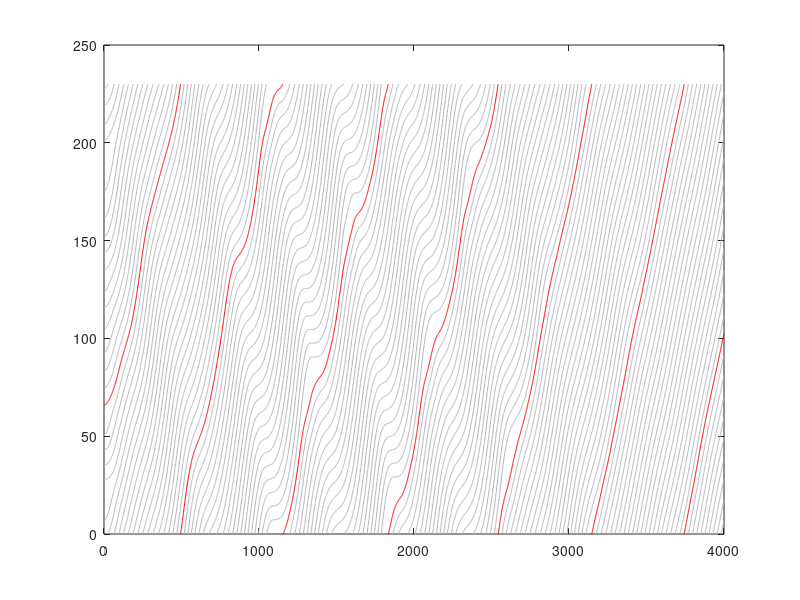
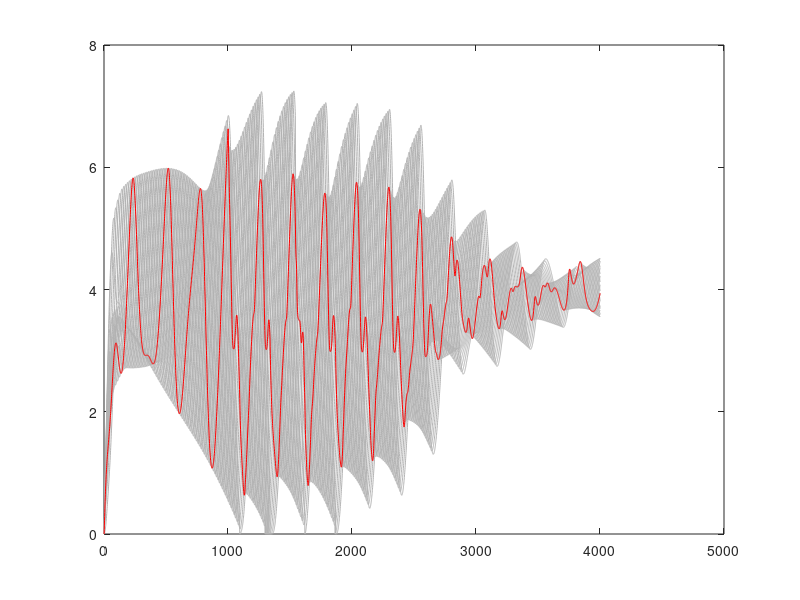

These charts were generated, in order, by the following MATLAB code:
load('saveddata_230_single_lane_new_congestion_mal.mat')
%%
pos_total=pos_total(2:4001,:);
veh_total=speed_total(2:4001,:);
pos_total=pos_total';
veh_total=veh_total';
x_plot_1=[];
pos_plot_1=[];
v_plot_1=[];
for i=1:21
    t=1;
    start_x=0;
    start_pos=pos_total(i,1);
    start_v=veh_total(i,1);
    m=1;
    t_total=t;
    for j=1:3999
        if pos_total(i,j)>pos_total(i,j+1)
            x_plot_1{i,m}=start_x;
            x_plot_1{i,m}=[x_plot_1{i,m} t:j];
            
            end_x=(230-pos_total(i,j))/((230-pos_total(i,j))+pos_total(i,j+1))+j;
            x_plot_1{i,m}=[x_plot_1{i,m} end_x];
            
            pos_plot_1{i,m}=start_pos;
            pos_plot_1{i,m}=[pos_plot_1{i,m} pos_total(i,t:j)];
            pos_plot_1{i,m}=[pos_plot_1{i,m} 230];
            v_plot_1{i,m}=start_v;
            v_plot_1{i,m}=[v_plot_1{i,m} veh_total(i,t:j)];
            v_plot_1{i,m}=[v_plot_1{i,m} veh_total(i,j)];
            t=j+1;
            m=m+1;
            start_x=end_x;
            start_pos=0;
            start_v=veh_total(i,j);
        end
    end
            x_plot_1{i,m}=start_x;
            x_plot_1{i,m}=[x_plot_1{i,m} t:4000];
            
            pos_plot_1{i,m}=start_pos;
            pos_plot_1{i,m}=[pos_plot_1{i,m} pos_total(i,t:4000)];
            
            v_plot_1{i,m}=start_v;
            v_plot_1{i,m}=[v_plot_1{i,m} veh_total(i,t:4000)];
            
            t=j+1;
            
    
end
%%
 
[n,m]=size(x_plot_1);
figure
for i=2:n
    for j=1:m
        if ~isempty(x_plot_1{i,j})
            plot(x_plot_1{i,j},pos_plot_1{i,j},'color',[0.7 0.7 0.7])
            %mesh(x_plot{i,j},pos_plot{i,j},v_plot{i,j})
            hold on
 
        end
    end     
end
 
 
for i=1:1
    for j=1:m        
        if ~isempty(x_plot_1{i,j})
            plot(x_plot_1{i,j},pos_plot_1{i,j},'r')
            %mesh(x_plot{i,j},pos_plot{i,j},v_plot{i,j})
            hold on
 
        end
    end
end

%%
figure
for i=1:21
    plot(speed_total(:,i),'color',[0.7 0.7 0.7])
    hold on
end
plot(speed_total(:,1),'r')

